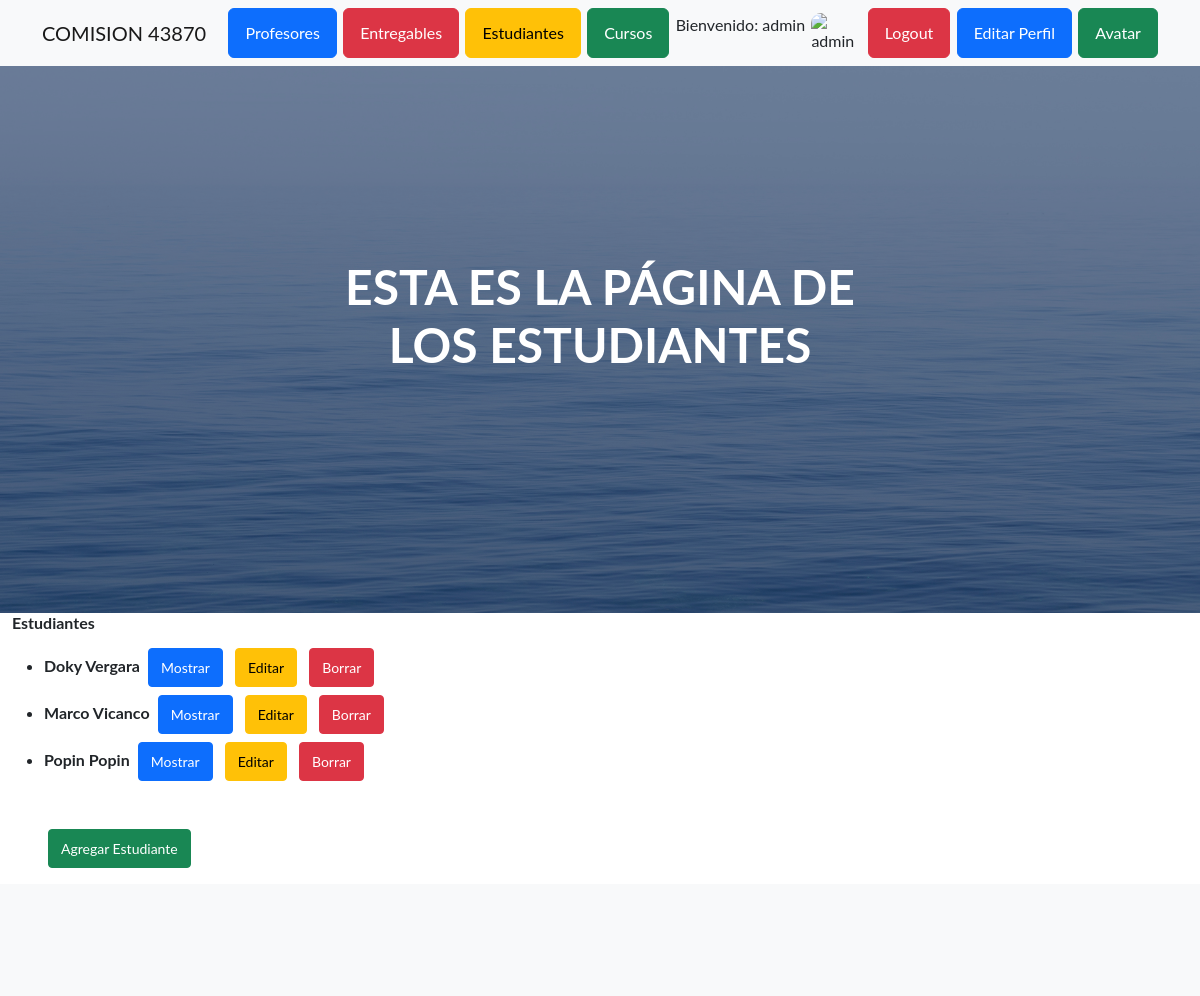
The app's page /AppCoder/estudiante/list (signed in, upper part), older data.
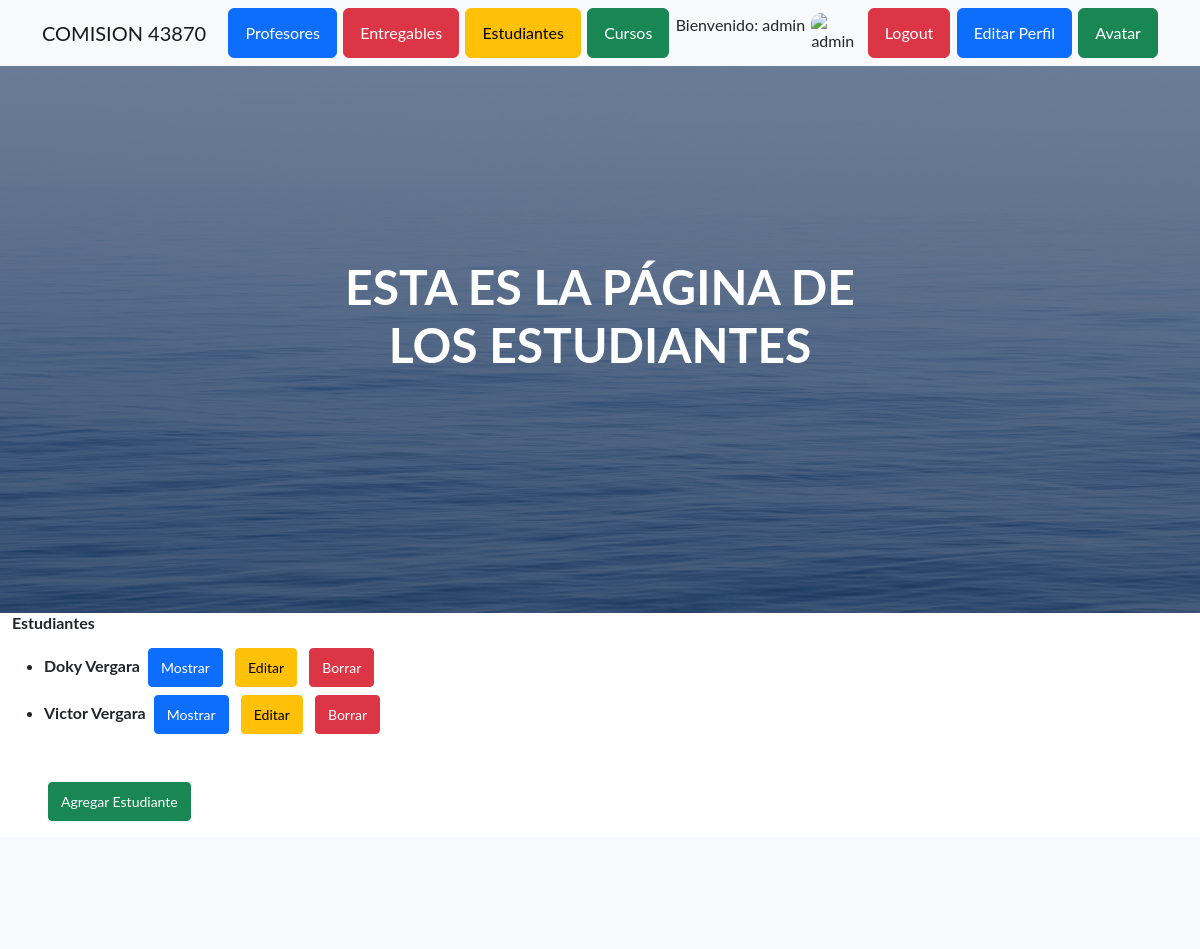
The same page, newer data.
### AppCoder/models.py (models this page shows)
class Estudiante(models.Model):
    nombre   = models.CharField(max_length=50)
    apellido = models.CharField(max_length=50)
    email    = models.EmailField()
    def __str__(self):
        salida = self.nombre +" "+ str(self.apellido)
        return str(salida)

### AppCoder/views.py (the view)
# urls.py: path('estudiante/list', EstudiantesList.as_view(), name="estudiante_list"),
class EstudiantesList(LoginRequiredMixin, ListView):
    model = Estudiante
    template_name = "AppCoder/estudiantes.html"

### AppCoder/templates/AppCoder/estudiantes.html (shortened to what this page needs)
{% extends "AppCoder/padre.html" %}
{% load static %}
{% block titulo %} ESTA ES LA PÁGINA DE LOS ESTUDIANTES {% endblock %}
{% block contenido_que_cambia %}
<main class="container-fluid">
    <h6>Estudiantes</h6>
    <ul>
        {% for estudiante in object_list %}
        <div class="d-flex">
                <li class="mt-2"> <strong>{{ estudiante }}</strong>
                    <a href="{% url 'estudiante_detalle' estudiante.id %}" class="btn btn-primary btn-sm mx-1">Mostrar</a>
                    <a href="{% url 'estudiante_editar' estudiante.id %}" class="btn btn-warning btn-sm mx-1">Editar</a>
                    <a href="{% url 'estudiante_borrar' estudiante.id %}" class="btn btn-danger btn-sm mx-1">Borrar</a>
                </li>
            </div>
        {% endfor %}
        <br>
        <br>
        <a href="{% url 'estudiante_crear' %}" class="btn btn-success btn-sm mx-1">Agregar Estudiante</a>
    </ul>
</main>
{% endblock %}

Row changes from the older to the newer data that the page shows:
removed Estudiante: nombre+apellido "Marco Vicanco"
removed Estudiante: nombre+apellido "Popin Popin"
added Estudiante: nombre+apellido "Victor Vergara"
